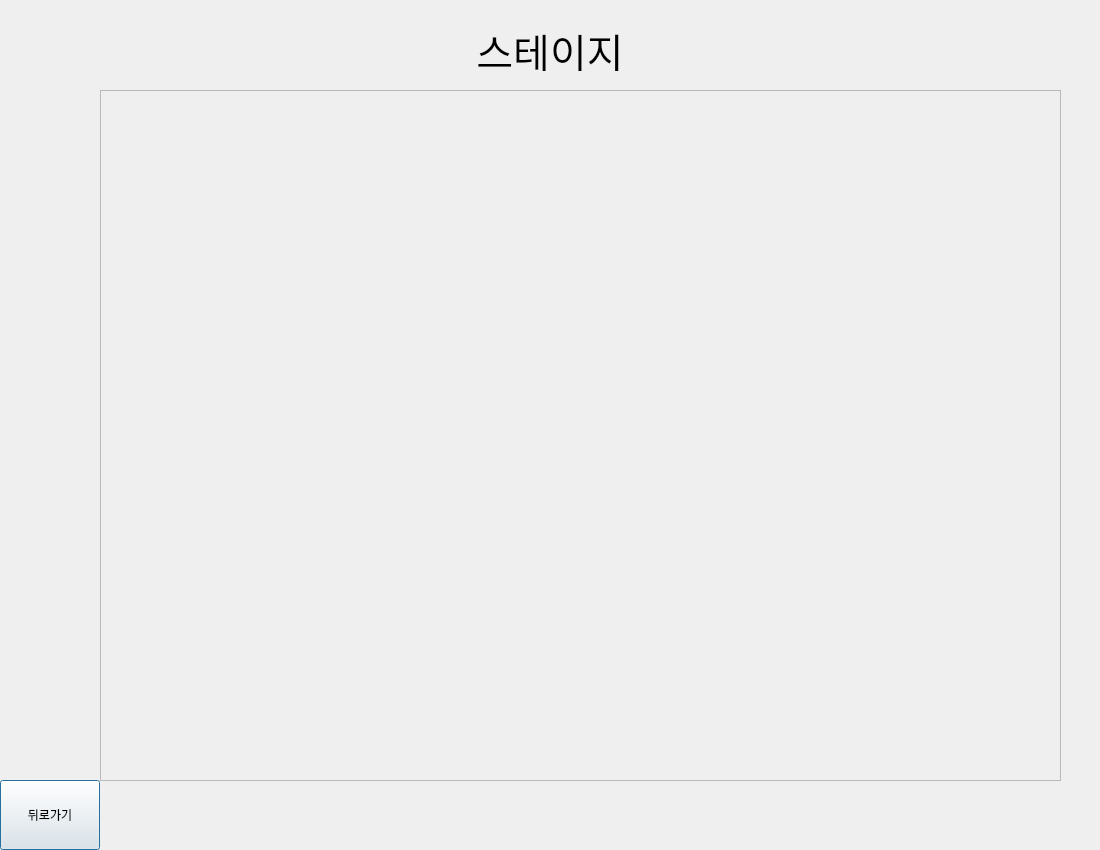
<?xml version="1.0" encoding="UTF-8"?>
<ui version="4.0">
 <class>Dialog</class>
 <widget class="QDialog" name="Dialog">
  <property name="geometry">
   <rect>
    <x>0</x>
    <y>0</y>
    <width>1100</width>
    <height>850</height>
   </rect>
  </property>
  <property name="windowTitle">
   <string>Dialog</string>
  </property>
  <widget class="QScrollArea" name="scrollArea">
   <property name="geometry">
    <rect>
     <x>100</x>
     <y>90</y>
     <width>961</width>
     <height>691</height>
    </rect>
   </property>
   <property name="widgetResizable">
    <bool>true</bool>
   </property>
   <widget class="QWidget" name="scrollAreaWidgetContents">
    <property name="geometry">
     <rect>
      <x>0</x>
      <y>0</y>
      <width>959</width>
      <height>689</height>
     </rect>
    </property>
   </widget>
  </widget>
  <widget class="QPushButton" name="backButton">
   <property name="geometry">
    <rect>
     <x>0</x>
     <y>780</y>
     <width>100</width>
     <height>70</height>
    </rect>
   </property>
   <property name="text">
    <string>뒤로가기</string>
   </property>
  </widget>
  <widget class="QLabel" name="label">
   <property name="geometry">
    <rect>
     <x>450</x>
     <y>30</y>
     <width>200</width>
     <height>41</height>
    </rect>
   </property>
   <property name="font">
    <font>
     <pointsize>30</pointsize>
    </font>
   </property>
   <property name="text">
    <string>스테이지</string>
   </property>
   <property name="alignment">
    <set>Qt::AlignCenter</set>
   </property>
  </widget>
 </widget>
 <resources/>
 <connections/>
</ui>
